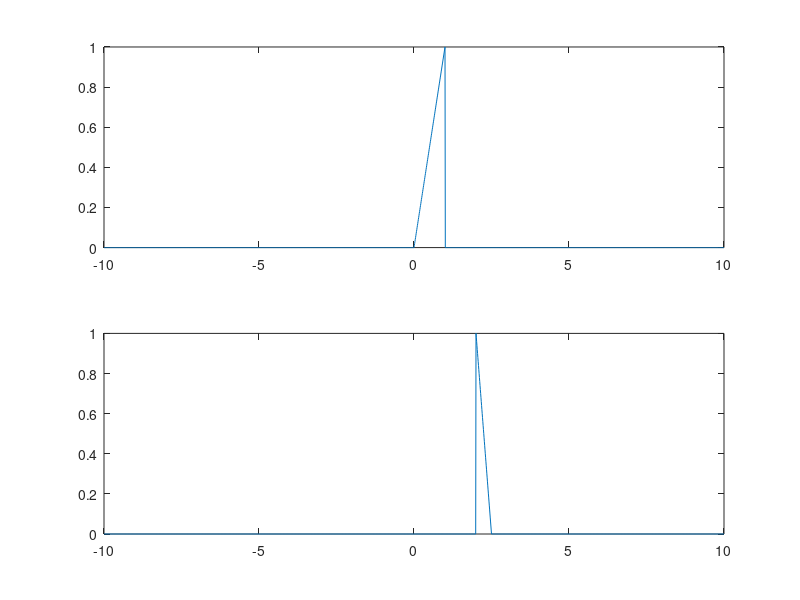

MATLAB code for this plot:
clear all
clf
k = 0;
for t=-10:0.01:10
    k=k+1
    if(t>0)&&(t<=1)
        f(k)=t; else f(k)=0;
    end

    u= -2*t+5;

    if(u>=0) && (u<=1)
        g(k)=u; else g(k)=0; 
    end

end
t= -10:0.01:10;
subplot(2,1,1),plot(t,f)
subplot(2,1,2),plot(t,g)